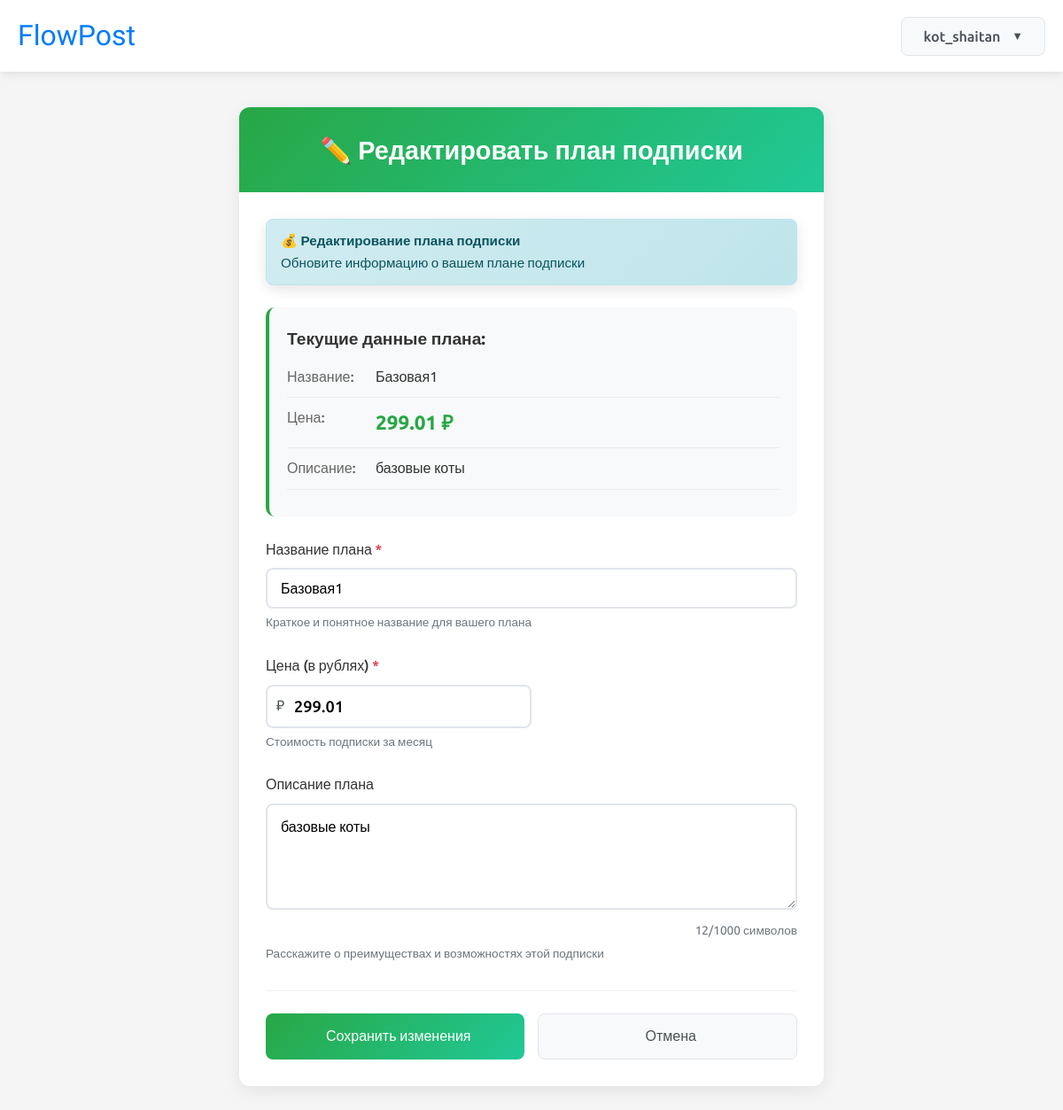
Page /plan/edit/5/ (signed in) on the committed database.
### main/models.py (models this page shows)
class CustomUser(AbstractUser):
    isAuthor = models.BooleanField(default=False)
    bio = models.TextField(blank=True, null=True)

class Subscribe_plan(models.Model):
    id = models.AutoField(primary_key=True, auto_created=True)
    author = models.ForeignKey(CustomUser, on_delete=models.CASCADE)
    describe = models.TextField()
    name = models.TextField()
    price = models.DecimalField(max_digits=7, decimal_places=2)

### main/views.py (the view, shortened to what this page needs)
# urls.py: path('plan/edit/<int:plan_id>/', views.edit_plan_view, name='edit_plan'),
@login_required
def edit_plan_view(request, plan_id):
    plan = get_object_or_404(Subscribe_plan, id=plan_id, author=request.user)
    context = {
        'plan': plan,
    }
    return render(request, 'main/edit_plan.html', context)

### main/templates/main/edit_plan.html (shortened to what this page needs)
{% extends 'main/base.html' %}
{% block header %}
<div class="top">
    <div class="finger-paint-regular" onclick="window.location.href='{% url 'home' %}'">FlowPost</div>
    <div class="reg">
        {% if user.is_authenticated %}
            <div class="dropdown">
                <button class="btn btn-secondary dropdown-toggle" type="button" data-bs-toggle="dropdown">
                    {{ user.username }}
                </button>
            </div>
        {% else %}
            <a href="{% url 'login' %}" class="btn btn-primary">Войти</a>
        {% endif %}
    </div>
</div>
{% endblock %}
{% block content %}
<div class="edit-plan-container">
    <div class="edit-plan-card">
        <div class="edit-plan-header">
            <h1>✏️ Редактировать план подписки</h1>
        </div>
        <div class="edit-plan-body">
            <form method="post" action="{% url 'edit_plan' plan.id %}">
                <div class="alert alert-info">
                    <strong>💰 Редактирование плана подписки</strong><br>
                    Обновите информацию о вашем плане подписки
                </div>
                <div class="plan-preview">
                    <h4>Текущие данные плана:</h4>
                    <div class="preview-item">
                        <span class="preview-label">Название:</span>
                        <span class="preview-value">{{ plan.name }}</span>
                    </div>
                    <div class="preview-item">
                        <span class="preview-label">Цена:</span>
                        <span class="preview-value price">{{ plan.price }} ₽</span>
                    </div>
                    <div class="preview-item">
                        <span class="preview-label">Описание:</span>
                        <span class="preview-value">{{ plan.describe|default:"Нет описания" }}</span>
                    </div>
                </div>
                <div class="form-group">
                    <label for="name" class="form-label required">Название плана</label>
                    <input type="text" id="name" name="name" class="form-control"
                           value="{{ plan.name }}" required
                           placeholder="Например: Премиум подписка, Базовый доступ...">
                    <span class="form-text">Краткое и понятное название для вашего плана</span>
                </div>
                <div class="form-group">
                    <label for="price" class="form-label required">Цена (в рублях)</label>
                    <div class="price-input-container">
                        <span class="currency-symbol">₽</span>
                        <input type="number" id="price" name="price" class="form-control price-input"
                               value="{{ plan.price }}" required
                               placeholder="0.00" step="0.01" min="0" max="999999">
                    </div>
                    <span class="form-text">Стоимость подписки за месяц</span>
                </div>
                <div class="form-group">
                    <label for="describe" class="form-label">Описание плана</label>
                    <textarea id="describe" name="describe" class="form-control"
                              placeholder="Опишите, что получают подписчики по этому плану...">{{ plan.describe }}</textarea>
                    <div id="charCounter" class="char-counter">0/1000 символов</div>
                    <span class="form-text">Расскажите о преимуществах и возможностях этой подписки</span>
                </div>
                <div class="button-group">
                    <button type="submit" class="btn btn-primary">
                         Сохранить изменения
                    </button>
                    <a href="{% url 'profile' user.id %}" class="btn btn-secondary">
                         Отмена
                    </a>
                    </form>
                </div>
        </div>
    </div>
{% endblock %}

### main/templates/main/base.html (style rules this page uses)
* { margin: 0; padding: 0; box-sizing: border-box; }
body { font-family: 'Ubuntu', sans-serif; background-color: #f5f5f5; color: #333; line-height: 1.6; }
.top { display: flex; align-items: center; justify-content: space-between; padding: 15px 20px; background-color: white; box-shadow: 0 2px 10px rgba(0,0,0,0.1); position: sticky; top: 0; z-index: 1000; }
.finger-paint-regular { font-family: "Finger Paint", sans-serif; font-weight: 400; font-style: normal; font-size: 32px; color: #007bff; cursor: pointer; margin-right: 20px; text-decoration: none; }
.reg { margin-left: 20px; display: flex; align-items: center; }
.btn { display: inline-block; padding: 8px 20px; border-radius: 20px; font-weight: 500; transition: all 0.3s; text-decoration: none; border: none; cursor: pointer; font-family: 'Ubuntu', sans-serif; }
.btn-primary { background: linear-gradient(135deg, #007bff, #0056b3); color: white; border: none; }
.btn-secondary { background: #6c757d; color: white; border: none; }
.dropdown { position: relative; display: inline-block; }
.dropdown-toggle { background: #6c757d; color: white; padding: 8px 20px; border: none; border-radius: 20px; cursor: pointer; font-family: 'Ubuntu', sans-serif; display: flex; align-items: center; gap: 5px; transition: all 0.3s; }
.dropdown-toggle::after { content: '▼'; font-size: 0.8em; margin-left: 5px; }
.alert { padding: 15px; margin-bottom: 10px; border-radius: 10px; animation: slideIn 0.3s ease; box-shadow: 0 5px 15px rgba(0,0,0,0.1); }
.alert-info { background: linear-gradient(135deg, #d1ecf1, #bee5eb); color: #0c5460; border: 1px solid #abdde5; }

### main/templates/main/edit_plan.html (style rules this page uses)
.edit-plan-container { max-width: 700px; margin: 40px auto; padding: 0 20px; }
.edit-plan-card { background: white; border-radius: 12px; box-shadow: 0 5px 20px rgba(0,0,0,0.08); overflow: hidden; }
.edit-plan-header { background: linear-gradient(135deg, #28a745, #20c997); padding: 25px; color: white; text-align: center; }
.edit-plan-header h1 { font-size: 1.8rem; margin: 0; font-weight: 600; }
.edit-plan-body { padding: 30px; }
.form-group { margin-bottom: 25px; }
.form-label { display: block; margin-bottom: 8px; color: #333; font-weight: 500; font-size: 1rem; }
.form-label.required::after { content: " *"; color: #dc3545; }
.form-control { width: 100%; padding: 12px 15px; border: 2px solid #e1e5eb; border-radius: 8px; font-size: 16px; transition: all 0.3s; font-family: 'Ubuntu', sans-serif; }
textarea.form-control { min-height: 120px; resize: vertical; line-height: 1.5; }
.form-text { display: block; margin-top: 5px; font-size: 0.85rem; color: #6c757d; }
.price-input-container { position: relative; max-width: 300px; }
.currency-symbol { position: absolute; left: 12px; top: 50%; transform: translateY(-50%); color: #495057; font-weight: 500; }
.price-input { padding-left: 30px; font-size: 18px; font-weight: 500; }
.button-group { display: flex; gap: 15px; margin-top: 30px; padding-top: 25px; border-top: 1px solid #f0f0f0; }
.btn { padding: 12px 24px; border: none; border-radius: 8px; font-size: 16px; font-weight: 500; cursor: pointer; transition: all 0.3s; display: flex; align-items: center; justify-content: center; gap: 8px; text-decoration: none; flex: 1; }
.btn-primary { background: linear-gradient(135deg, #28a745, #20c997); color: white; }
.btn-secondary { background: #f8f9fa; color: #495057; border: 1px solid #e1e5eb; }
.alert { padding: 12px 16px; border-radius: 8px; margin-bottom: 20px; border: 1px solid transparent; font-size: 0.95rem; }
.alert-info { background-color: #d1ecf1; border-color: #bee5eb; color: #0c5460; }
.plan-preview { background: #f8f9fa; border-radius: 10px; padding: 20px; margin: 25px 0; border-left: 4px solid #28a745; }
.plan-preview h4 { margin: 0 0 15px 0; color: #333; font-size: 1.2rem; }
.preview-item { display: flex; margin-bottom: 10px; padding-bottom: 10px; border-bottom: 1px solid #e9ecef; }
.preview-label { min-width: 100px; color: #666; font-weight: 500; }
.preview-value { color: #333; flex: 1; }
.preview-value.price { font-size: 1.4rem; font-weight: 600; color: #28a745; }
.char-counter { text-align: right; font-size: 0.85rem; margin-top: 5px; color: #6c757d; }

### rows in the picture
CustomUser: username "kot_shaitan"
Subscribe_plan: name "Базовая1", price "299.01", describe "базовые коты"
